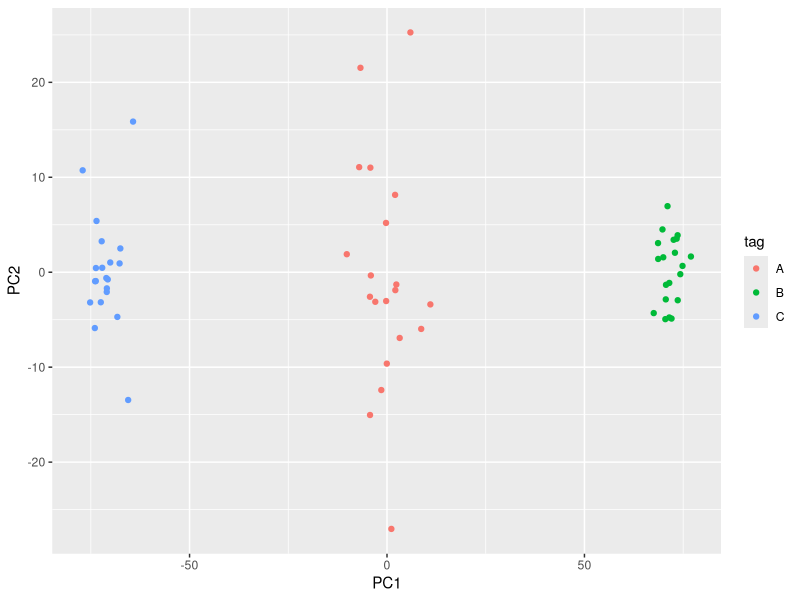

Reproduce this figure in R.
library(ggplot2)
#Ejercicio4
d1 <- matrix(rnorm(20*50, mean = 15, sd=5), ncol =50)
d2 <- matrix(runif(20*50, min=0, max=10), ncol = 50)
d3 <- matrix(rnorm(20*50, mean=25, sd=4), ncol = 50)

datos <- rbind(d1, d2, d3)
tag <- c(rep('A', 20), rep('B', 20), rep('C', 20))
tag <- as.factor(tag)

componentes <- prcomp(datos)
summary(componentes)

componentes <- as.data.frame(componentes$x)
p <- ggplot(data=componentes, aes(x=PC1, y=PC2, col=tag))
p + geom_point()

